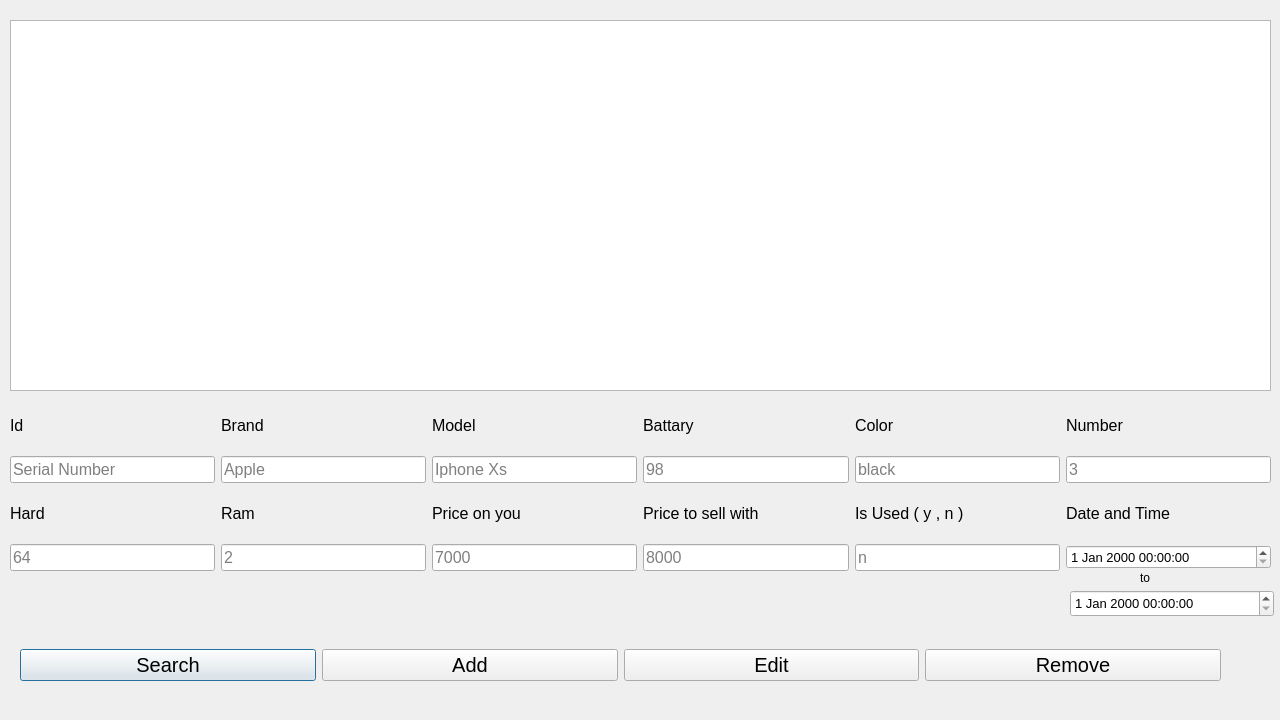
<?xml version="1.0" encoding="UTF-8"?>
<ui version="4.0">
 <class>Dialog</class>
 <widget class="QDialog" name="Dialog">
  <property name="geometry">
   <rect>
    <x>0</x>
    <y>0</y>
    <width>1280</width>
    <height>720</height>
   </rect>
  </property>
  <property name="windowTitle">
   <string>Add or Edit Phone Data</string>
  </property>
  <widget class="QListWidget" name="listWidget">
   <property name="geometry">
    <rect>
     <x>10</x>
     <y>20</y>
     <width>1261</width>
     <height>371</height>
    </rect>
   </property>
  </widget>
  <widget class="QWidget" name="layoutWidget">
   <property name="geometry">
    <rect>
     <x>10</x>
     <y>400</y>
     <width>1261</width>
     <height>171</height>
    </rect>
   </property>
   <layout class="QGridLayout" name="gridLayout">
    <item row="2" column="5">
     <widget class="QLineEdit" name="lineEdit_Battary">
      <property name="font">
       <font>
        <pointsize>12</pointsize>
       </font>
      </property>
      <property name="placeholderText">
       <string>98</string>
      </property>
     </widget>
    </item>
    <item row="4" column="5">
     <widget class="QLineEdit" name="lineEdit_Price_Out">
      <property name="font">
       <font>
        <pointsize>12</pointsize>
       </font>
      </property>
      <property name="placeholderText">
       <string>8000</string>
      </property>
     </widget>
    </item>
    <item row="3" column="4">
     <widget class="QLabel" name="label_6">
      <property name="font">
       <font>
        <pointsize>12</pointsize>
       </font>
      </property>
      <property name="text">
       <string>Price on you</string>
      </property>
     </widget>
    </item>
    <item row="4" column="9">
     <widget class="QDateTimeEdit" name="dateTimeEdit">
      <property name="font">
       <font>
        <pointsize>10</pointsize>
       </font>
      </property>
     </widget>
    </item>
    <item row="4" column="8">
     <widget class="QLineEdit" name="lineEdit_Is_Used">
      <property name="font">
       <font>
        <pointsize>12</pointsize>
       </font>
      </property>
      <property name="placeholderText">
       <string>n</string>
      </property>
     </widget>
    </item>
    <item row="3" column="9">
     <widget class="QLabel" name="label_11">
      <property name="font">
       <font>
        <pointsize>12</pointsize>
       </font>
      </property>
      <property name="text">
       <string>Date and Time</string>
      </property>
     </widget>
    </item>
    <item row="4" column="4">
     <widget class="QLineEdit" name="lineEdit_Price_In">
      <property name="font">
       <font>
        <pointsize>12</pointsize>
       </font>
      </property>
      <property name="placeholderText">
       <string>7000</string>
      </property>
     </widget>
    </item>
    <item row="3" column="3">
     <widget class="QLabel" name="label_4">
      <property name="font">
       <font>
        <pointsize>12</pointsize>
       </font>
      </property>
      <property name="text">
       <string>Ram</string>
      </property>
     </widget>
    </item>
    <item row="1" column="4">
     <widget class="QLabel" name="label_5">
      <property name="font">
       <font>
        <pointsize>12</pointsize>
       </font>
      </property>
      <property name="text">
       <string>Model</string>
      </property>
     </widget>
    </item>
    <item row="3" column="5">
     <widget class="QLabel" name="label_8">
      <property name="font">
       <font>
        <pointsize>12</pointsize>
       </font>
      </property>
      <property name="text">
       <string>Price to sell with</string>
      </property>
     </widget>
    </item>
    <item row="2" column="4">
     <widget class="QLineEdit" name="lineEdit_Model">
      <property name="font">
       <font>
        <pointsize>12</pointsize>
       </font>
      </property>
      <property name="placeholderText">
       <string>Iphone Xs</string>
      </property>
     </widget>
    </item>
    <item row="1" column="0">
     <widget class="QLabel" name="label_2">
      <property name="font">
       <font>
        <pointsize>12</pointsize>
       </font>
      </property>
      <property name="text">
       <string>Id</string>
      </property>
     </widget>
    </item>
    <item row="4" column="3">
     <widget class="QLineEdit" name="lineEdit_Ram">
      <property name="font">
       <font>
        <pointsize>12</pointsize>
       </font>
      </property>
      <property name="placeholderText">
       <string>2</string>
      </property>
     </widget>
    </item>
    <item row="2" column="3">
     <widget class="QLineEdit" name="lineEdit_Brand">
      <property name="font">
       <font>
        <pointsize>12</pointsize>
       </font>
      </property>
      <property name="placeholderText">
       <string>Apple</string>
      </property>
     </widget>
    </item>
    <item row="2" column="0">
     <widget class="QLineEdit" name="lineEdit_Id">
      <property name="font">
       <font>
        <pointsize>12</pointsize>
       </font>
      </property>
      <property name="text">
       <string/>
      </property>
      <property name="placeholderText">
       <string>Serial Number</string>
      </property>
     </widget>
    </item>
    <item row="1" column="3">
     <widget class="QLabel" name="label_3">
      <property name="font">
       <font>
        <pointsize>12</pointsize>
       </font>
      </property>
      <property name="text">
       <string>Brand</string>
      </property>
     </widget>
    </item>
    <item row="1" column="5">
     <widget class="QLabel" name="label_7">
      <property name="font">
       <font>
        <pointsize>12</pointsize>
       </font>
      </property>
      <property name="text">
       <string>Battary</string>
      </property>
     </widget>
    </item>
    <item row="4" column="0">
     <widget class="QLineEdit" name="lineEdit_Hard">
      <property name="font">
       <font>
        <pointsize>12</pointsize>
       </font>
      </property>
      <property name="placeholderText">
       <string>64</string>
      </property>
     </widget>
    </item>
    <item row="3" column="0">
     <widget class="QLabel" name="label">
      <property name="font">
       <font>
        <pointsize>12</pointsize>
       </font>
      </property>
      <property name="text">
       <string>Hard</string>
      </property>
     </widget>
    </item>
    <item row="3" column="8">
     <widget class="QLabel" name="label_10">
      <property name="font">
       <font>
        <pointsize>12</pointsize>
       </font>
      </property>
      <property name="text">
       <string>Is Used ( y , n )</string>
      </property>
     </widget>
    </item>
    <item row="2" column="9">
     <widget class="QLineEdit" name="lineEdit_Number">
      <property name="font">
       <font>
        <pointsize>12</pointsize>
       </font>
      </property>
      <property name="placeholderText">
       <string>3</string>
      </property>
     </widget>
    </item>
    <item row="1" column="9">
     <widget class="QLabel" name="label_12">
      <property name="font">
       <font>
        <pointsize>12</pointsize>
       </font>
      </property>
      <property name="text">
       <string>Number</string>
      </property>
     </widget>
    </item>
    <item row="2" column="8">
     <widget class="QLineEdit" name="lineEdit_Color">
      <property name="font">
       <font>
        <pointsize>12</pointsize>
       </font>
      </property>
      <property name="placeholderText">
       <string>black</string>
      </property>
     </widget>
    </item>
    <item row="1" column="8">
     <widget class="QLabel" name="label_9">
      <property name="font">
       <font>
        <pointsize>12</pointsize>
       </font>
      </property>
      <property name="text">
       <string>Color</string>
      </property>
     </widget>
    </item>
   </layout>
  </widget>
  <widget class="QWidget" name="layoutWidget">
   <property name="geometry">
    <rect>
     <x>20</x>
     <y>630</y>
     <width>1201</width>
     <height>71</height>
    </rect>
   </property>
   <layout class="QHBoxLayout" name="horizontalLayout">
    <item>
     <widget class="QPushButton" name="pushButton_Search">
      <property name="font">
       <font>
        <pointsize>15</pointsize>
       </font>
      </property>
      <property name="text">
       <string>Search</string>
      </property>
     </widget>
    </item>
    <item>
     <widget class="QPushButton" name="pushButton_Add">
      <property name="font">
       <font>
        <pointsize>15</pointsize>
       </font>
      </property>
      <property name="text">
       <string>Add</string>
      </property>
     </widget>
    </item>
    <item>
     <widget class="QPushButton" name="pushButton_Edit">
      <property name="font">
       <font>
        <pointsize>15</pointsize>
       </font>
      </property>
      <property name="text">
       <string>Edit</string>
      </property>
     </widget>
    </item>
    <item>
     <widget class="QPushButton" name="pushButton_Remove">
      <property name="font">
       <font>
        <pointsize>15</pointsize>
       </font>
      </property>
      <property name="text">
       <string>Remove</string>
      </property>
     </widget>
    </item>
   </layout>
  </widget>
  <widget class="QDateTimeEdit" name="dateTimeEdit_2">
   <property name="geometry">
    <rect>
     <x>1070</x>
     <y>590</y>
     <width>204</width>
     <height>27</height>
    </rect>
   </property>
   <property name="font">
    <font>
     <pointsize>10</pointsize>
    </font>
   </property>
  </widget>
  <widget class="QLabel" name="label_13">
   <property name="geometry">
    <rect>
     <x>1140</x>
     <y>570</y>
     <width>55</width>
     <height>16</height>
    </rect>
   </property>
   <property name="text">
    <string>to</string>
   </property>
  </widget>
 </widget>
 <resources/>
 <connections/>
</ui>
